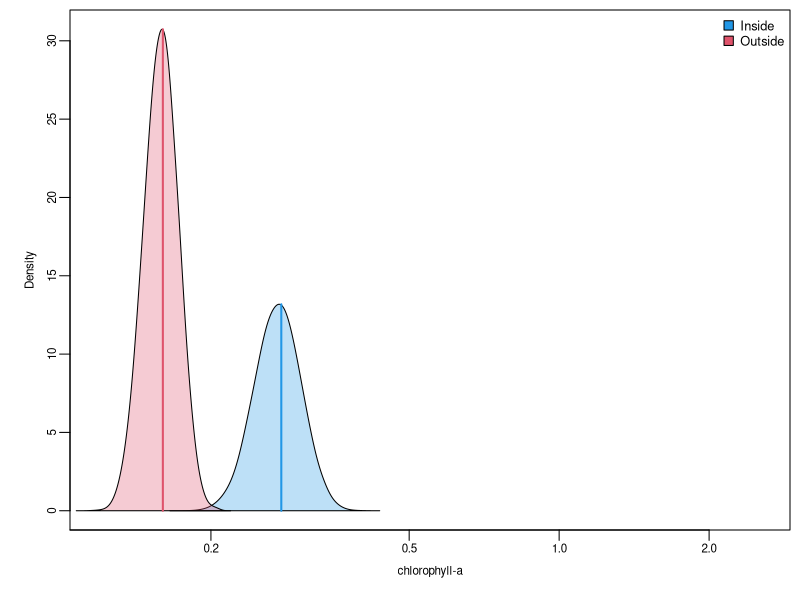
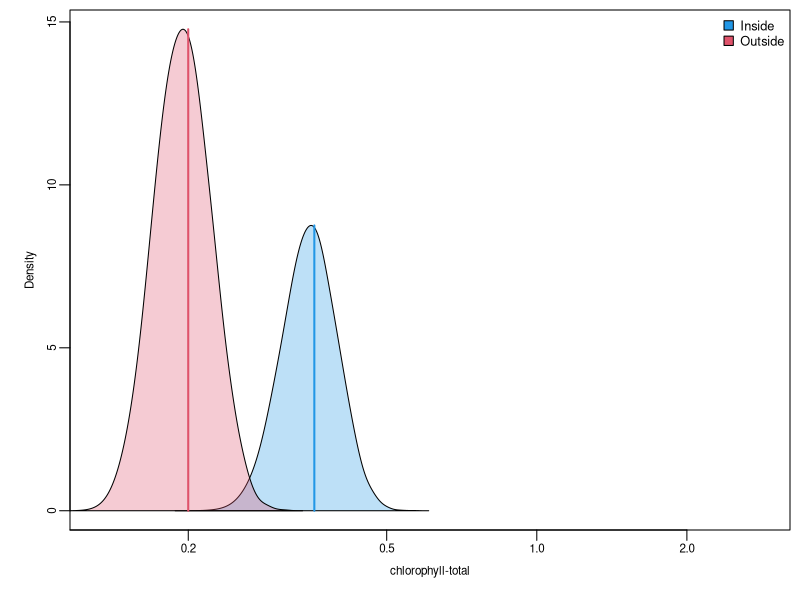
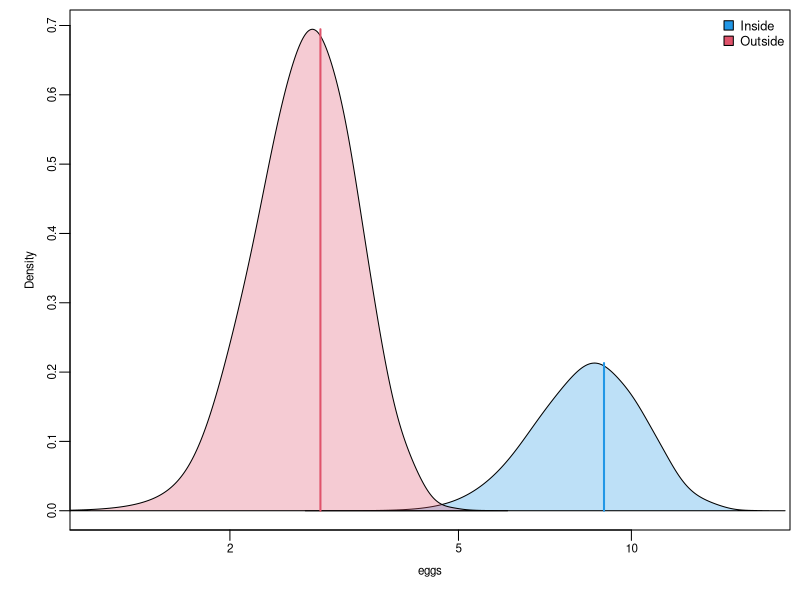
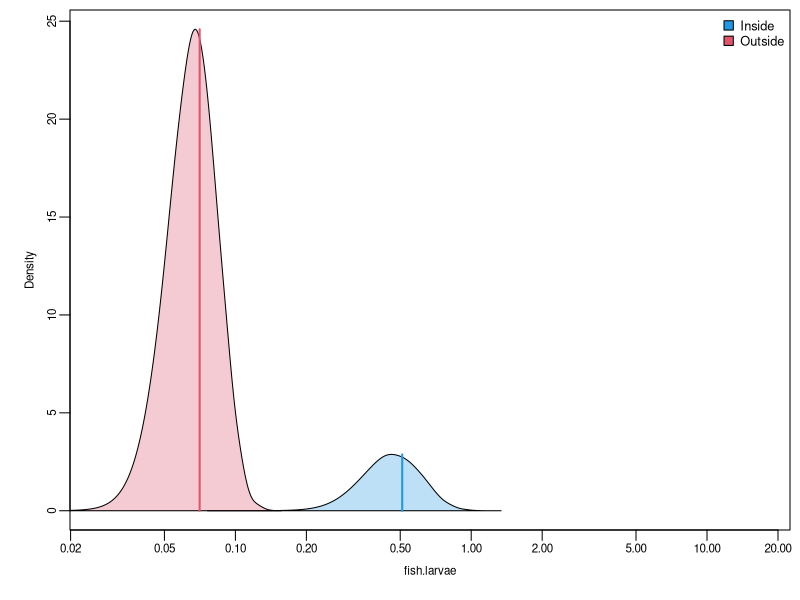
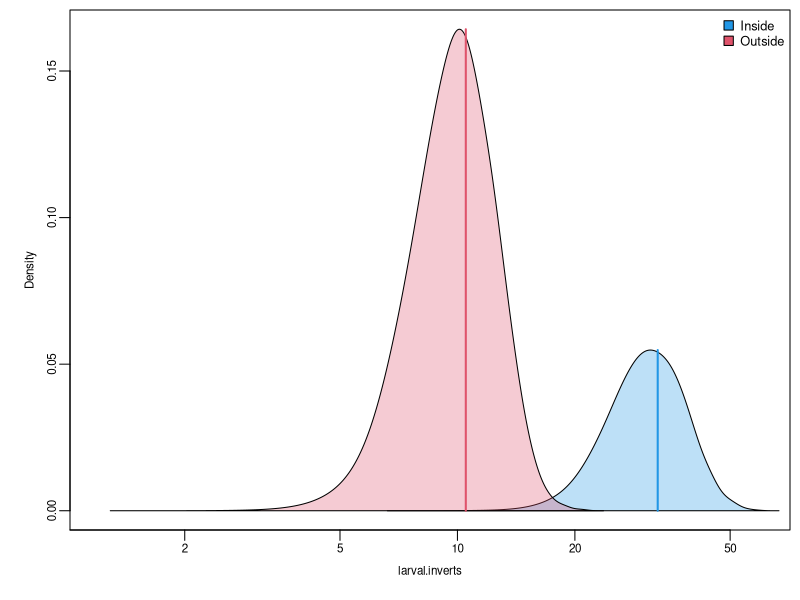
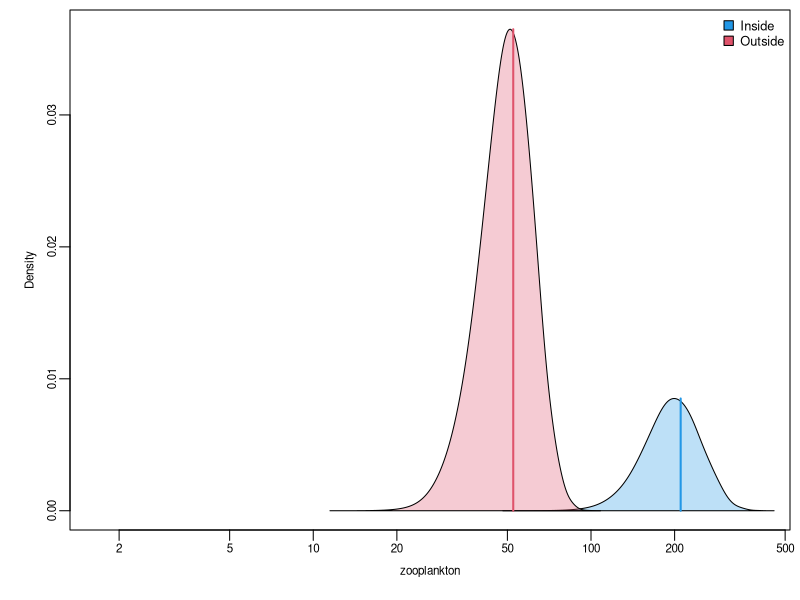
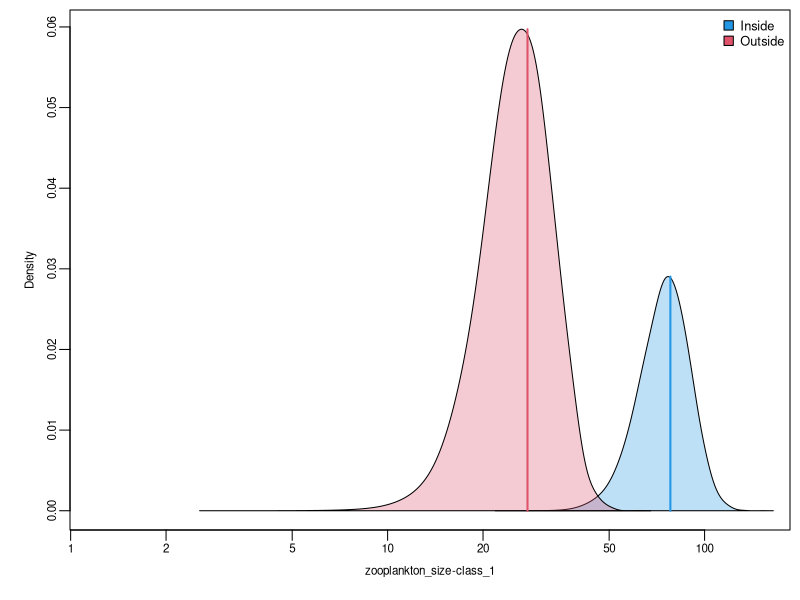
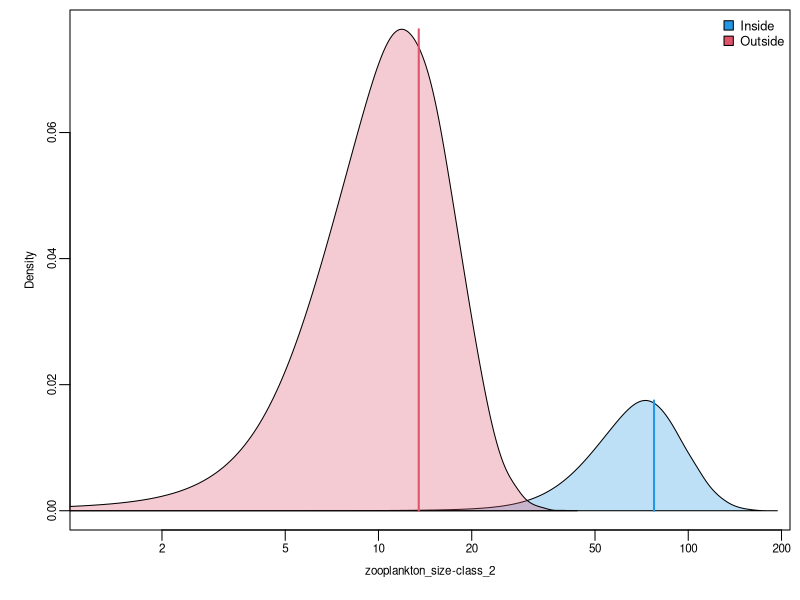

The R source for these figures, in order: (Note: a time limit stopped this script after it produced the figures.)
#><>><>><>><>><>><>><>><>><>><>><>><>><>><>><>><>><>><>><>><>><>><>
# Basic non-parameric Bootstrap
# Author: Felipe Carvalho (felipe.carvalho@noaa.gov)
  #Modified by Phil Neubauer and Jonathan Whitney
# Date: 02/11/2019 
#><>><>><>><>><>><>><>><>><>><>><>><>><>><>><>><>><>><>><>><>><>><>
library(scales) # For plotting
library(tidyverse)
# Setwd
setwd("~/PROJECTS/Workshops/MultivariateMarvels/SlickNurseries-master/")

#read data
dat.raw <- read.csv("SlickNurseries_FunctionalGroups_Densities.csv")

dat.raw <- dat.raw %>% 
  select(-transect) %>%
  arrange(sample, type)

head(dat.raw)
samples = unique(dat.raw$sample)
samples
results = NULL

# choose sample
nboots = 10000
for(i in 1:length(samples)){     #for each sample (e.g., species or group)
  dat = subset(dat.raw,sample==samples[i])  #subset data into samples (groups)
  dat$type <- as.factor(dat$type)
  types = unique(dat$type) 
  
  #-----------------------------
  # Do non-parametric bootsrap
  #-----------------------------
  
  boots  =  NULL # creates empty object
  mean_diff <- vector(,nboots)
  median_diff <- vector(,nboots)
  for(k in 1:nboots){     #for every individual bootstrap
    # Subset type j
    mu.temp = NULL # random data object
    dat.samp = dat
    dat.samp$type <- sample(dat.samp$type,size = length(dat.samp$type),replace = F) #Actual Resampling Step
    mean_diff[k] <- diff(tapply(dat.samp$density,dat.samp$type,mean)) #calculate difference in means
    median_diff[k] <- diff(tapply(dat.samp$density,dat.samp$type,median)) #calculate difference in medians
    
    for(j in 1:length(types)){
      # resample vector by type with replace and take mean
      mu.temp =  c(mu.temp,mean(sample(dat[dat$type==types[j],3],replace=TRUE)))
    }
    boots = rbind(boots,as.numeric(mu.temp)) #writes mean boots output file
  }
  boots= data.frame(boots)
  colnames(boots) = paste(types)
  
  # Ratio Calculation
  boots$Ratio <- (boots$Inside/mean(boots$Outside))
  
  # get stats from all your boots
  median = apply(boots,2,median, na.rm=TRUE)
  mean = apply(boots,2,mean, na.rm=TRUE)
  sd = apply(boots,2,sd, na.rm=TRUE)
  se = sd/sqrt(nboots)
  lci = apply(boots,2,quantile,c(0.025), na.rm=TRUE)
  uci = apply(boots,2,quantile,c(0.975), na.rm=TRUE)
  
  org_diff_mean <- diff(tapply(dat$density,dat$type,mean))
  org_diff_median <- diff(tapply(dat$density,dat$type,median))
  
  #Output your results summary file
  out = data.frame(sample=samples[i],type=c("Inside","Outside","Ratio"), mean,median,sd,se,lci,uci,`p(mean_out<in)` = c(mean(mean_diff > org_diff_mean)))
  
  results = rbind(results,out)
  
  #Distribution Plots (Delete Plot Chunk if bootstrap is stalling)
  cols = c(4,2,3,5,6,7)
  Par = list(mfrow=c(1,1),mar = c(5, 5, 1, 1), mgp =c(3,1,0),mai = c(0.7, 0.7, 0.1, 0.1),mex=0.8, tck = -0.02,cex=0.7)
  png(file = paste0("Bootstrap_",samples[i],".png"), width = 4.5, height = 4, 
      res = 200, units = "in")
  par(Par)
  Ymax = Xlim = NULL
  for(j in 1:2){
    dens = stats:::density(boots[,j],adjust=2)
    Ymax = max(c(Ymax,dens$y))
  }
  xlim = range(boots)
  plot(1,1,type="n",xlab=samples[i],ylab="Density",ylim=c(0,Ymax),xlim=xlim,log='x')
  for(j in 1:length(types)){
    dens = stats:::density(boots[,j],adjust=2)
    polygon(c(dens$x,rev(dens$x)),c(dens$y,rep(0,length(dens$y))),col=alpha(cols[j],0.3))
    lines(rep(mean[j],2),c(0,max(dens$y)),col=cols[j],lwd=2)
  }
  legend("topright",paste(types),pch=22,pt.bg=cols,pt.cex=2,cex=1.1,bty="n")
  dev.off()
  
  write.csv(boots, paste0(getwd(),"/",samples[i],"_boots.csv"),row.names=F)
}

# confirm with R bootstrap package
bootmean <- function(data,index){
  d <- data[index,]
  tapply(d$density,d$type,mean)
}

bootres <- boot::boot(dat,bootmean,R=10000)
boot::boot.ci(bootres,index=c(1,1))
boot::boot.ci(bootres,index=c(2,2))

##############################################
#Save Results
write.csv(results,"boot_results.csv",row.names = F)

#Results Output Metadata
#sample = taxon/group
#type = habitat (Inside=Slick; Outside=Ambient; Ratio=Slick/Ambient)
#mean = mean density (#/m3)
#median = median density (#/m3)
#sd = standard deviation of mean density
#se = standard error
#lci = lower confidence interval
#uci = upper confidence interval
#p.mean_out.in = empirical Probability [P(d ̅slick >d̅ ambient ]) that the mean density (d ̅)
  #inside slicks is greater than in ambient (outside) waters.

#Example Histograms of Boots output
hist(boots$Ratio)
hist(boots$Inside, xlim=c(0,200))
hist(boots$Outside, xlim=c(0,200))
